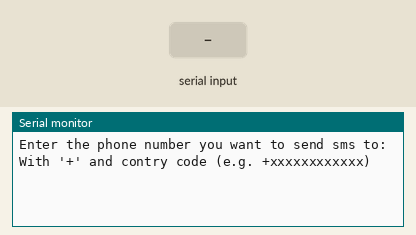
A sketch run on a simulated Arduino Mega 2560, built with avr-gcc and run on an emulated ATmega2560. Shown: the last lines printed to the serial monitor. The test bench sets the inputs (shaded band). The modem accepts every AT command (registered, SIM ready, sends succeed) and sends nothing else.

Above: at 2.2 s.
2.3 s: "1" received over Serial
At 4.4 s:
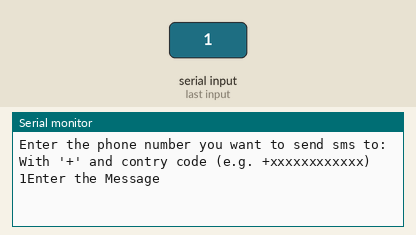
4.7 s: "0" received over Serial
At 6.5 s:
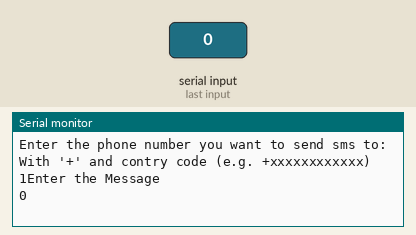
7.2 s: "2" received over Serial
At 9.6 s:
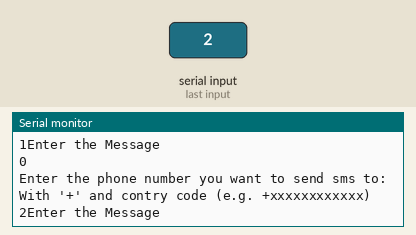

The sketch:

Send_SMS_MC60.ino
```cpp
#include <SoftwareSerial.h>
String Message;
String PhoneNumber;
//MC60 TX,RX
SoftwareSerial GPRS(15, 14);
void setup()
{
  //Incase MC60 Powerkey is connected to a special pin of Arduino
  digitalWrite (A15, HIGH);
  GPRS.begin(9600);
  Serial.begin(9600);
  GPRS.println("AT+CMGF=1");
  delay(1000);
}

void loop()
{
  // Counting letters of the sms
  int lettercount;
  Serial.println("Enter the phone number you want to send sms to: ");
  Serial.println ("With '+' and contry code (e.g. +xxxxxxxxxxxx)");
  while (Serial.available() == 0) {} //Wait for the input
  PhoneNumber = Serial.readString(); Serial.print (PhoneNumber);
   //length of the PhoneNumber
  lettercount = PhoneNumber.length();
  Serial.println("Enter the Message");
  //remove the last (Next Line) charcter of the PhoneNumber from the Serial.read
  PhoneNumber.remove((lettercount - 1), 1);
  //Wait for the input
  while (Serial.available() == 0) {}
  Message = Serial.readString(); Serial.println(Message);
  GPRS.println("AT+CMGS=\"" + PhoneNumber + "\"");
  delay(500);
  GPRS.print(Message);
  // ctrl+Z
  GPRS.write( 0x1a );
  delay(500);
}
```

Measured:
- after the input at 2.3 s, the serial monitor: prints a new line after 1.0 s (image 1)
- after the input at 4.7 s, the serial monitor: prints a new line after 1.0 s (image 2)
- after the input at 7.2 s, the serial monitor: prints a new line after 1.0 s (image 3)
